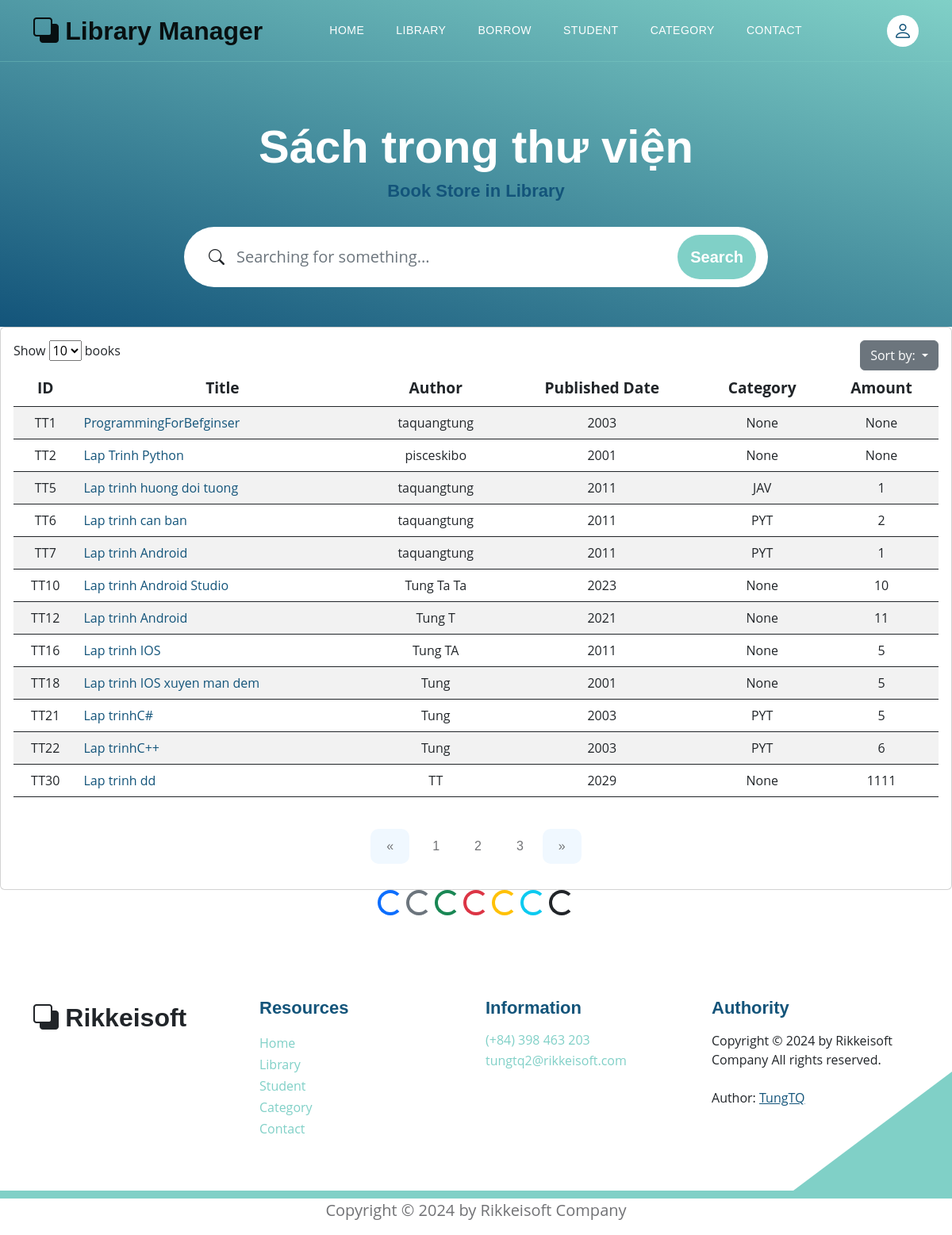
Before: /books with the older database file.
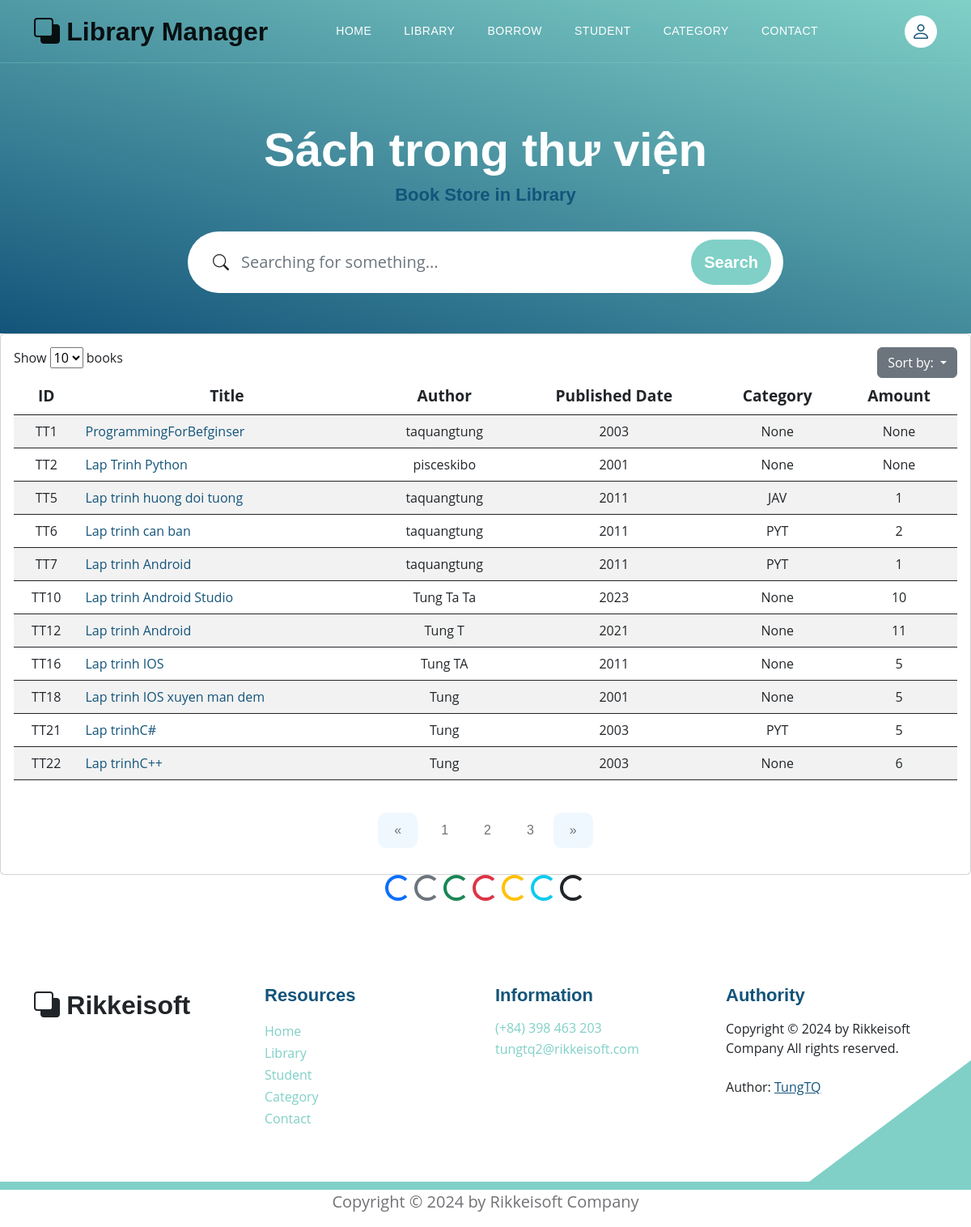
After: the same page with the newer database file.
### models.py (models this page shows, shortened)
class Book(Base):
    __tablename__ = 'books'
    username_id = Column(String(30), ForeignKey('users.username'), nullable=False)
    id_book = Column(String(30), primary_key=True, unique=True, index=True)         # Số thứ tự sách
    title = Column(String(100), index=True)      # Tiêu đề sách
    author = Column(String(100), index=True)     # Tác giả
    year = Column(Integer)                  # Năm xuất bản
    quantity_amount = Column(Integer, index=True, default=0)
    category_id = Column(String(10), ForeignKey('category.category_id'), nullable=False)
    insert_at = Column(DateTime, index = True)
    insert_id = Column(String(30), index = True)
    update_at = Column(DateTime,index=True)
    update_id = Column(String(30), index = True)
    delete_at = Column(DateTime,index=True)
    delete_id = Column(String(30), index = True)
    delete_flag = Column(Integer, index=True)
    user = relationship("User", back_populates="books")
    category = relationship("Category", back_populates="category_books")
    borrows = relationship("BorrowBook", back_populates="book_borrow")
    borrowfinal = relationship("BorrowBookFinal", back_populates="book_borrow_final")

class Category(Base):
    __tablename__ = 'category'
    category_id = Column(String(10), primary_key=True, index=True)
    category_name = Column(String(50), index=True)
    insert_at = Column(DateTime, index = True)
    insert_id = Column(String(30), index = True)
    update_at = Column(DateTime,index=True)
    update_id = Column(String(30), index = True)
    delete_at = Column(DateTime,index=True)
    delete_id = Column(String(30), index = True)
    delete_flag = Column(Integer, index=True)
    category_books = relationship("Book", back_populates="category")

### main.py (the view)
@app.get('/books', response_class=HTMLResponse)
async def read_all_books(request: Request, db: Session = Depends(models.get_db)):
    books = db.query(models.Book).filter(models.Book.delete_flag != 1).all()
    return templates.TemplateResponse("library.html", {"request": request, "books": books})

### templates/library.html (shortened to what this page needs)
{% extends "base.html" %}
{% block content %}
<section class="hero-section d-flex justify-content-center align-items-center" id="section_1"
    style="padding-bottom: 50px;">
    <div class="container">
        <div class="row">
            <div class="col-lg-8 col-12 mx-auto">
                <h1 class="text-white text-center"> Sách trong thư viện </h1>
                <h6 class="text-center"> Book Store in Library </h6>
                <form method="get" action="/books/search_book" class="custom-form mt-4 pt-2 mb-lg-0 mb-5" role="search">
                    <div class="input-group input-group-lg">
                        <span class="input-group-text bi-search" id="basic-addon1"></span>
                        <input name="searching" type="search" class="form-control" id="searching"
                            placeholder="Searching for something..." aria-label="Search Anywhere">
                        <button type="submit" class="btn btn-primary">Search</button>
                    </div>
                </form>
            </div>
        </div>
    </div>
</section>
<div class="card card-table comman-shadow">
    <div class="card-body">
        <div class="table-responsive">
            <div id="DataTables_Table_0_wrapper" class="dataTables_wrapper no-footer">
                <div class="row">
                    <div class="col-md-6">
                        <div class="dataTables_length" id="DataTables_Table_0_length">
                            <label>Show
                                <select name="DataTables_Table_0_length" aria-controls="DataTables_Table_0">
                                    <option value="10">10</option>
                                </select> books
                            </label>
                        </div>
                    </div>
                    <div class="col-md-6 text-md-end">
                        <div class="dropdown">
                            <button class="btn btn-secondary dropdown-toggle" type="button" data-bs-toggle="dropdown" aria-expanded="false">
                                Sort by:
                            </button>
                        </div>
                    </div>
                </div>
                <table
                    class="table border-0 star-student table-hover table-center mb-0 datatable table-striped dataTable no-footer"
                    id="DataTables_Table_0" aria-describedby="DataTables_Table_0_info">
                    <thead class="student-thread">
                        <tr style="text-align: center; font-size:larger;">
                            <th rowspan="1" colspan="1"
                                aria-label="ID: activate to sort column ascending">ID</th>
                            <th rowspan="1" colspan="1"
                                aria-label="Title: activate to sort column ascending">Title</th>
                            <th rowspan="1" colspan="1"
                                aria-label="Author: activate to sort column ascending">Author</th>
                            <th rowspan="1" colspan="1"
                                aria-label="Published Date: activate to sort column ascending">Published Date</th>
                            <th rowspan="1" colspan="1"
                                aria-label="Category: activate to sort column ascending">Category</th>
                            <th rowspan="1" colspan="1"
                                aria-label="Action: activate to sort column ascending">Amount</th>
                        </tr>
                    </thead>
                    <tbody>
                        <form action="">
                        {% for book in books %}
                            <tr class="{% if loop.index is even %} even {% else %}odd{% endif %}">
                                <td style="text-align: center;">{{ book.id_book }}</td>
                                <td> <a href="#">{{ book.title }}</a></td>
                                <td style="text-align: center;">{{ book.author }}</td>
                                <td style="text-align: center;">{{ book.year }}</td>
                                <td style="text-align: center;">{{ book.category }}</td>
                                <td style="text-align: center;">{{ book.quantity_amount }}</td>
                            </tr>
                        {% endfor %}
                        </form>
                    </tbody>
                </table>
                <div style="text-align: center;">
                    <nav aria-label="Page navigation example" style="display: inline-block;">
                        <ul class="pagination">
                            <li class="page-item">
                                <a class="page-link" href="#" aria-label="Previous">
                                    <span aria-hidden="true">&laquo;</span>
                                </a>
                            </li>
                            <li class="page-item"><a class="page-link" href="#">1</a></li>
                            <li class="page-item"><a class="page-link" href="#">2</a></li>
                            <li class="page-item"><a class="page-link" href="#">3</a></li>
                            <li class="page-item">
                                <a class="page-link" href="#" aria-label="Next">
                                    <span aria-hidden="true">&raquo;</span>
                                </a>
                            </li>
                        </ul>
                    </nav>
                </div>
            </div>
        </div>
    </div>
</div>
<div style="text-align: center;">
    <div class="spinner-border text-primary" role="status">
    </div>
    <div class="spinner-border text-secondary" role="status">
    </div>
    <div class="spinner-border text-success" role="status">
    </div>
    <div class="spinner-border text-danger" role="status">
    </div>
    <div class="spinner-border text-warning" role="status">
    </div>
    <div class="spinner-border text-info" role="status">
    </div>
    <div class="spinner-border text-dark" role="status">
    </div>
  </div>
{% endblock content %}

### templates/base.html (shortened to what this page needs)
<!DOCTYPE html>
<html lang="en">
<head>
    <link href="/static/css/bootstrap.min.css" rel="stylesheet">
    <link href="/static/css/bootstrap-icons.css" rel="stylesheet">
    <link href="/static/css/templatemo-topic-listing.css" rel="stylesheet">
</head>
<body id="top">
    <main>
        <div id="sticky-wrapper" class="sticky-wrapper" style="height: 78px;">
            <nav class="navbar navbar-expand-lg bg-body-tertiary">
                <div class="container">
                    <a class="navbar-brand" href="http://127.0.0.1:8000/">
                        <i class="bi-back"></i>
                        <span> Library Manager </span>
                    </a>
                    <div class="collapse navbar-collapse" id="navbarNav">
                        <ul class="navbar-nav ms-lg-5 me-lg-auto">
                            <li class="nav-item">
                                <a class="nav-link click-scroll" href="http://127.0.0.1:8000"> Home </a>
                            </li>
                            <li class="nav-item">
                                <a class="nav-link click-scroll" href="http://127.0.0.1:8000/books"> Library </a>
                            </li>
                            <li class="nav-item">
                                <a class="nav-link click-scroll" href="#section_3"> Borrow </a>
                            </li>
                            <li class="nav-item">
                                <a class="nav-link click-scroll" href="#section_4"> Student </a>
                            </li>
                            <li class="nav-item">
                                <a class="nav-link click-scroll" href="#section_5"> Category </a>
                            </li>
                            <li class="nav-item">
                                <a class="nav-link click-scroll" href="#section_6"> Contact </a>
                            </li>
                        </ul>
                        <div class="d-none d-lg-block">
                            {% if request.cookies.get('token') %}
                            <div class="dropdown">
                                <button class="btn btn-secondary dropdown-toggle" type="button"
                                    data-bs-toggle="dropdown" aria-expanded="false">
                                    <a href="/profile" class="navbar-icon bi-person smoothscroll"> </a> {{
                                    request.cookies.get('username') }}
                                </button>
                                <ul class="dropdown-menu">
                                    <li> <a href="/profile" class="navbar-icon bi-person smoothscroll"> </a> {{
                                        request.cookies.get('username') }}</li>
                                    <li><a class="dropdown-item" href="/logout"> Logout </a></li>
                                </ul>
                            </div>
                            {% else %}
                            <a href="/login" class="navbar-icon bi-person smoothscroll"></a>
                            {% endif %}
                        </div>
                    </div>
                </div>
            </nav>
        </div>
    </main>
    {% block content %}{% endblock content%}
</body>
<footer class="site-footer section-padding">
    <div class="container">
        <div class="row">
            <div class="col-lg-3 col-12 mb-4 pb-2">
                <a class="navbar-brand mb-2" href="home.html">
                    <i class="bi-back"></i>
                    <span> Rikkeisoft </span>
                </a>
            </div>
            <div class="col-lg-3 col-md-4 col-6">
                <h6 class="site-footer-title mb-3">Resources</h6>
                <ul class="site-footer-links">
                    <li class="site-footer-link-item">
                        <a href="http://127.0.0.1:8000/" class="site-footer-link"> Home </a>
                    </li>
                    <li class="site-footer-link-item">
                        <a href="http://127.0.0.1:8000/books/" class="site-footer-link"> Library </a>
                    </li>
                    <li class="site-footer-link-item">
                        <a href="#" class="site-footer-link"> Student </a>
                    </li>
                    <li class="site-footer-link-item">
                        <a href="#" class="site-footer-link"> Category </a>
                    </li>
                    <li class="site-footer-link-item">
                        <a href="#" class="site-footer-link"> Contact </a>
                    </li>
                </ul>
            </div>
            <div class="col-lg-3 col-md-4 col-6 mb-4 mb-lg-0">
                <h6 class="site-footer-title mb-3"> Information </h6>
                <p class="text-white d-flex mb-1">
                    <a href="tel: 0398463203" class="site-footer-link">
                        (+84) 398 463 203
                    </a>
                </p>
                <p class="text-white d-flex">
                    <a href="mailto:tungtq2@rikkeisoft.com" class="site-footer-link">
                        tungtq2@rikkeisoft.com
                    </a>
                </p>
            </div>
            <div class="col-lg-3 col-md-4 col-12 mt-4 mt-lg-0 ms-auto">
                <h6 class="site-footer-title mb-3"> Authority </h6>
                Copyright © 2024 by Rikkeisoft Company All rights reserved.
                <br><br> Author: <a rel="nofollow" href="https://github.com/pisceskibo" target="_blank"> <u> TungTQ </u>
                </a>
            </div>
        </div>
    </div>
</footer>
<p style="text-align: center;"> Copyright © 2024 by Rikkeisoft Company </p>
</html>

Changed rows visible on the page:
no longer on this page (row edited): Book: id_book "TT30", title "Lap trinh dd", author "TT", year "2029", category "None", quantity_amount "1111"
changed Book "TT22": category "PYT" → "None"
